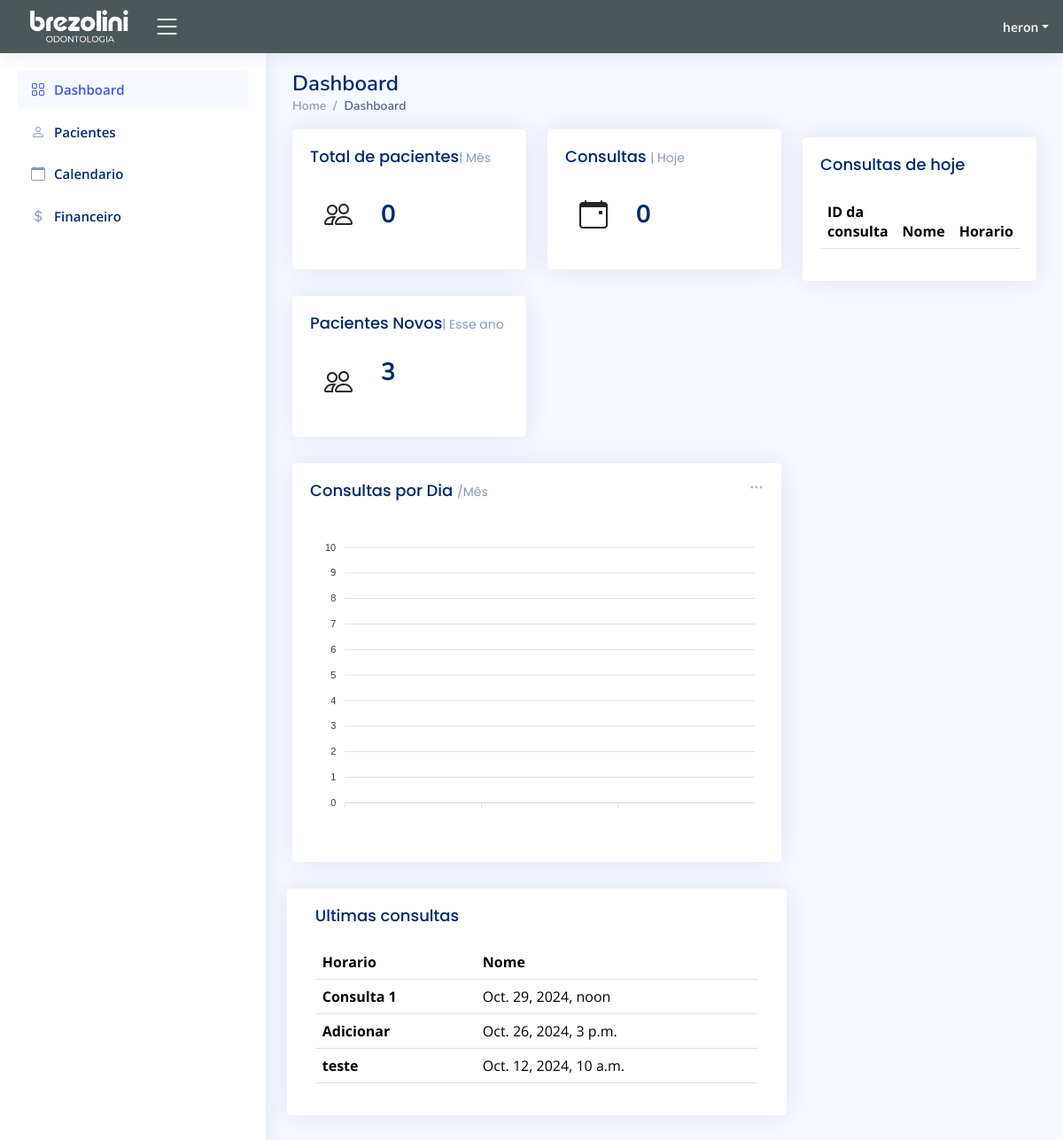
/index (signed in), run on an earlier commit of the app's database.
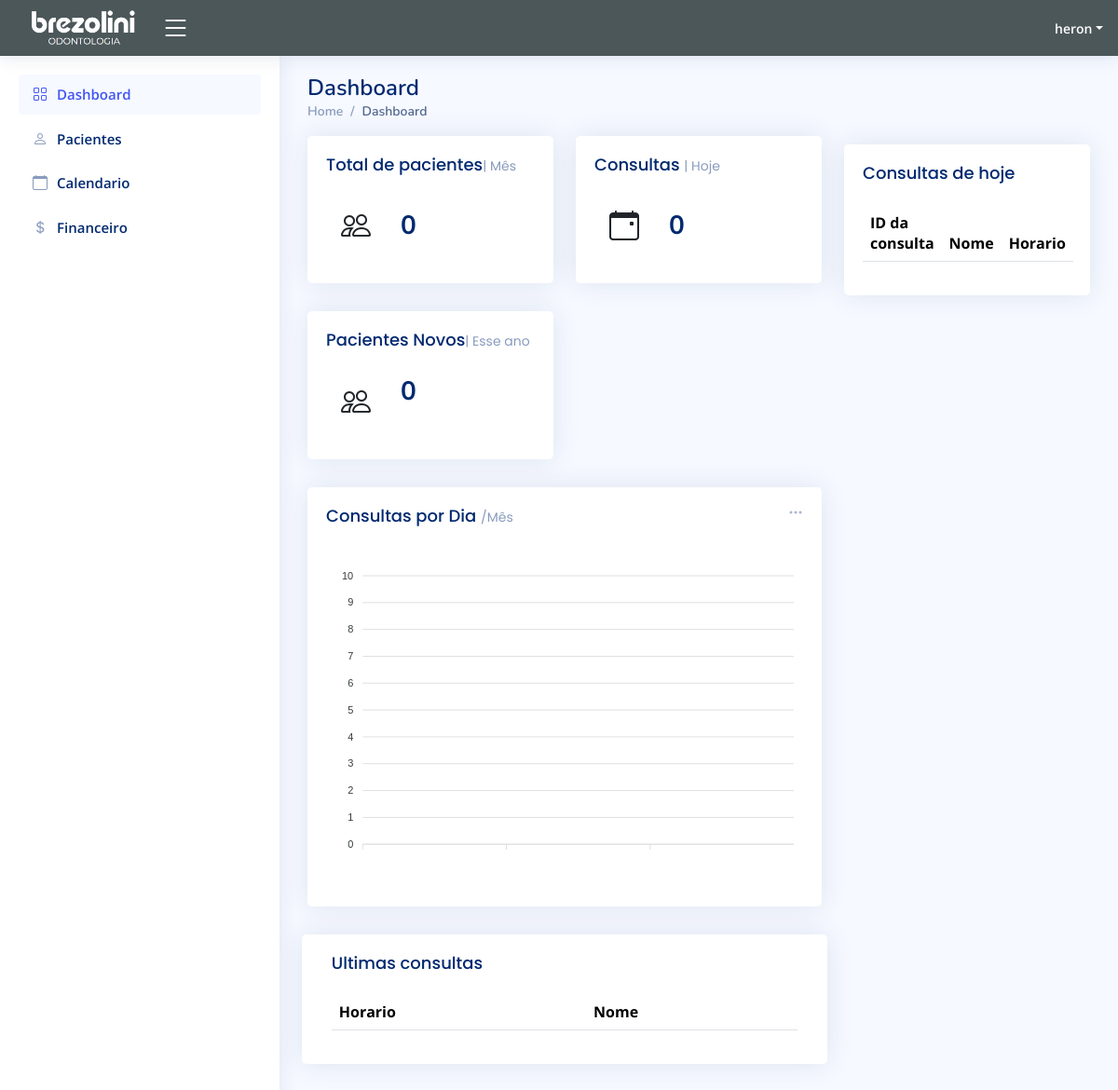
And on a later commit of the database.
### app/models.py (models this page shows, shortened)
class EventAbstract(models.Model):
    is_active = models.BooleanField(default=True)
    is_deleted = models.BooleanField(default=False)
    created_at = models.DateTimeField(auto_now_add=True)
    updated_at = models.DateTimeField(auto_now=True)
    class Meta:
        abstract = True

class Event(EventAbstract):
    user = models.ForeignKey(User, on_delete=models.CASCADE, related_name="events")
    title = models.CharField(max_length=200)
    description = models.TextField()
    start_time = models.DateTimeField()
    end_time = models.DateTimeField()
    paciente = models.ForeignKey(Paciente, on_delete=models.CASCADE, related_name="events", blank=True, null=True)
    objects = EventManager()

### app/views.py (the view)
# urls.py: path("", views.index, name="index"),
@login_required(login_url="/")
def index(request):
    agora = timezone.now()
    eventos_futuros = Event.objects.filter(start_time__gt=agora).order_by('start_time')
    pacientes = Paciente.objects.all()
    inicio_do_dia = agora.replace(hour=0, minute=0, second=0, microsecond=0)
    fim_do_dia = agora.replace(hour=23, minute=59, second=59, microsecond=999999)
    ano_atual = agora.year
    mes_atual = agora.month
    eventos_hoje = Event.objects.filter(start_time__range=(inicio_do_dia, fim_do_dia)).order_by('start_time')
    pacientes_ano_atual = Paciente.objects.filter(Data_cadastro__year=ano_atual)
    total_pacientes_ano_atual = pacientes_ano_atual.count()
    pacientes_mes_atual = Paciente.objects.filter(Data_cadastro__year=ano_atual, Data_cadastro__month=mes_atual)
    total_pacientes_mes_atual = pacientes_mes_atual.count()
    inicio_do_dia = agora.replace(hour=0, minute=0, second=0, microsecond=0)
    fim_do_dia = agora.replace(hour=23, minute=59, second=59, microsecond=999999)
    consultas_dia_atual = Event.objects.filter(start_time__range=(inicio_do_dia, fim_do_dia))
    total_consultas_dia_atual = consultas_dia_atual.count()
    ultimos_eventos = Event.objects.filter(start_time__lt=agora).order_by('-start_time')[:10]
    start_of_month = agora.replace(day=1, hour=0, minute=0, second=0, microsecond=0)
    end_of_month = (start_of_month + timezone.timedelta(days=31)).replace(day=1) - timezone.timedelta(seconds=1)
    consultas_por_dia = Event.objects.filter(start_time__range=(start_of_month, end_of_month)) \
                                       .annotate(data=TruncDay('start_time')) \
                                       .values('data') \
                                       .annotate(total=Count('id')) \
                                       .order_by('data')
    dias = [item['data'].strftime('%Y-%m-%d') for item in consultas_por_dia]
    total_consultas = [item['total'] for item in consultas_por_dia]
    context = {
        'eventos_futuros': eventos_futuros,
        'pacientes': pacientes,
        'total_pacientes_ano_atual': total_pacientes_ano_atual,
        'total_pacientes_mes_atual': total_pacientes_mes_atual,
        'total_consultas_dia_atual': total_consultas_dia_atual,
        'eventos_hoje': eventos_hoje,
        'ultimos_eventos':ultimos_eventos,
        'dias': dias,
        'total_consultas': total_consultas,
    }
    return render(request, 'frontend/index.html', context)

### app/templates/frontend/index.html (shortened to what the changed rows need)
<html lang="en">
{% load static %}
<head>
  <link href="{% static "vendor/bootstrap/css/bootstrap.min.css" %}" rel="stylesheet">
  <link href="{% static "vendor/bootstrap-icons/bootstrap-icons.css" %}" rel="stylesheet">
  <link href="{% static "vendor/boxicons/css/boxicons.min.css" %}" rel="stylesheet">
  <link href="{% static "vendor/quill/quill.snow.css" %}" rel="stylesheet">
  <link href="{% static "vendor/quill/quill.bubble.css" %}" rel="stylesheet">
  <link href="{% static "vendor/remixicon/remixicon.css" %}" rel="stylesheet">
  <link href="{% static "vendor/simple-datatables/style.css" %}" rel="stylesheet">
  <link href="{% static "css/style.css" %}" rel="stylesheet">
</head>
<body>
  <main id="main" class="main" backgor>
    <div class="pagetitle">
      <h1>Dashboard</h1>
    </div>
    <section class="section dashboard">
      <div class="row">
        <div class="col-lg-8">
          <div class="row">
            <div class="col-xxl-4 col-md-6">
              <div class="card info-card Pacientes-card">
                <div class="card-body">
                  <div class="d-flex align-items-center">
                    <div class="ps-3">
                      <h6>{{ total_pacientes_ano_atual }}</h6>
                       <span class="text-muted small pt-2 ps-1"></span>
                    </div>
                  </div>
                </div>
              </div>
            </div>
            <div style="width: 98%; margin-left: 1%;" class="card">
              <div class="card-body">
                <table class="table">
                  <thead>
                    <tr>
                      <th scope="col">Horario</th>
                      <th scope="col">Nome</th>
                    </tr>
                  </thead>
                  <tbody>
                    {% for event in ultimos_eventos %}
                    <tr>
                      <th scope="row">{{ event.title }}</th>
                      <td>{{ event.start_time }}</td>
                    </tr>
                    {% endfor %}
                  </tbody>
                </table>
              </div>
            </div>
          </div>
        </div>
        <div class="col-lg-4">
          <div style="margin-top: -4%;" class="card">
            <div class="card-body">
              <table class="table">
                <thead>
                  <tr>
                    <th scope="col">ID da consulta</th>
                    <th scope="col">Nome</th>
                    <th scope="col">Horario</th>
                  </tr>
                </thead>
              </table>
            </div>
          </div>
          </div>
      </div>
    </section>
  </main>
</body>
</html>

What changed in the data, as far as the page shows it:
removed Event: title "Consulta 1", start_time "Oct. 29, 2024, noon"
removed Event: title "Adicionar", start_time "Oct. 26, 2024, 3 p.m."
removed Event: title "teste", start_time "Oct. 12, 2024, 10 a.m."
Also different on the page:
{{ total_pacientes_ano_atual }}: "3" → "0"
